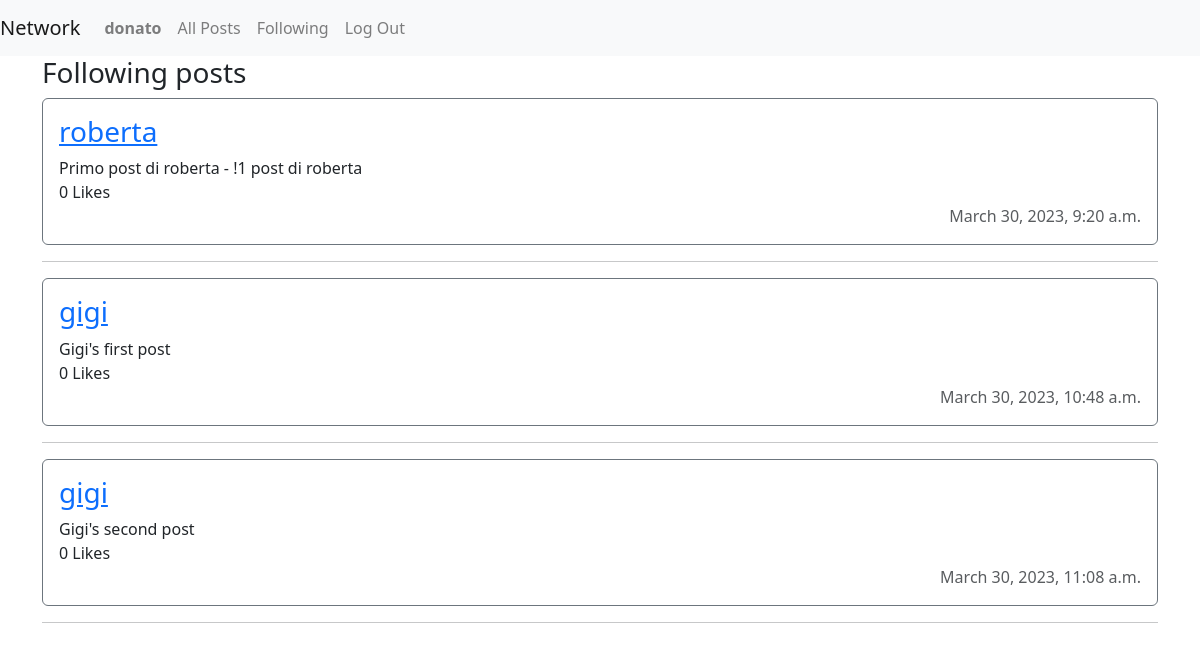
Page /following (signed in) on the committed database.
### network/models.py (models this page shows, shortened)
class User(AbstractUser):
    pass

class Post(models.Model):
    user_id = models.ForeignKey(User, on_delete=models.CASCADE)
    content = models.TextField(max_length=280)
    n_likes = models.BigIntegerField(default=0)
    datetime = models.DateTimeField(auto_now_add=True)

### network/views.py (the view)
# urls.py: path("following", views.following, name="following"),
def following(request):
    user_log = User.objects.get(id=request.user.id)
    user_following = Follower.objects.filter(user=user_log)
    following_posts = []
    for user in user_following:
        new_post = Post.objects.filter(user_id=user.following)
        following_posts.append(new_post)
    context = {"user_log":user_log, "user_following":user_following, "following_posts":following_posts}
    return render(request, "network/following.html", context)

### network/templates/network/following.html
{% extends "network/layout.html" %}
{% block body %}
    <div class="container d-flex flex-column" id="posts">
        <h3>Following posts</h3>
        {% for item in following_posts %}
            {% for post in item %}
                <div class="d-flex flex-column border border-secondary rounded p-3">
                    <h3><a href="{% url 'profile' post.user_id %}">{{ post.user_id }}</a></h3>
                    <span>{{ post.content }}</span>
                    <span>{{ post.n_likes}} Likes</span>
                    <span class="text-right text-muted">{{ post.datetime }}</span>
                </div>
                <hr>
            {% endfor %}
        {% endfor %}
    </div>
{% endblock %}

### network/templates/network/layout.html (shortened to what this page needs)
{% load static %}
<!DOCTYPE html>
<html lang="en">
    <head>
        <link rel="stylesheet" href="https://stackpath.bootstrapcdn.com/bootstrap/4.4.1/css/bootstrap.min.css">
        <link href="https://cdn.jsdelivr.net/npm/bootstrap@5.3.0-alpha3/dist/css/bootstrap.min.css" rel="stylesheet">
        <link href="{% static 'network/styles.css' %}" rel="stylesheet">
    </head>
    <body>
        <nav class="navbar navbar-expand-lg navbar-light bg-light">
            <a class="navbar-brand" href="#">Network</a>
            <div>
              <ul class="navbar-nav mr-auto">
                {% if user.is_authenticated %}
                    <li class="nav-item">
                        <a class="nav-link" href="{% url 'profile' user.username %}"><strong>{{ user.username }}</strong></a>
                    </li>
                {% endif %}
                <li class="nav-item">
                  <a class="nav-link" href="{% url 'index' %}">All Posts</a>
                </li>
                {% if user.is_authenticated %}
                    <li class="nav-item">
                        <a class="nav-link" href="{% url "following" %}">Following</a>
                    </li>
                    <li class="nav-item">
                        <a class="nav-link" href="{% url 'logout' %}">Log Out</a>
                    </li>
                {% endif %}
              </ul>
            </div>
          </nav>
        <div class="body">
            {% block body %}
            {% endblock %}
        </div>
    </body>
</html>

### network/static/network/styles.css (style rules this page uses)
.border { border: 1px solid; border-collapse: collapse !important; border-radius: 25%; }

### rows in the picture
User: username "donato"
Post: user_id "roberta", content "Primo post di roberta - !1 post di roberta", n_likes "0", datetime "March 30, 2023, 9:20 a.m."
Post: user_id "gigi", content "Gigi's first post", n_likes "0", datetime "March 30, 2023, 10:48 a.m."
Post: user_id "gigi", content "Gigi's second post", n_likes "0", datetime "March 30, 2023, 11:08 a.m."
